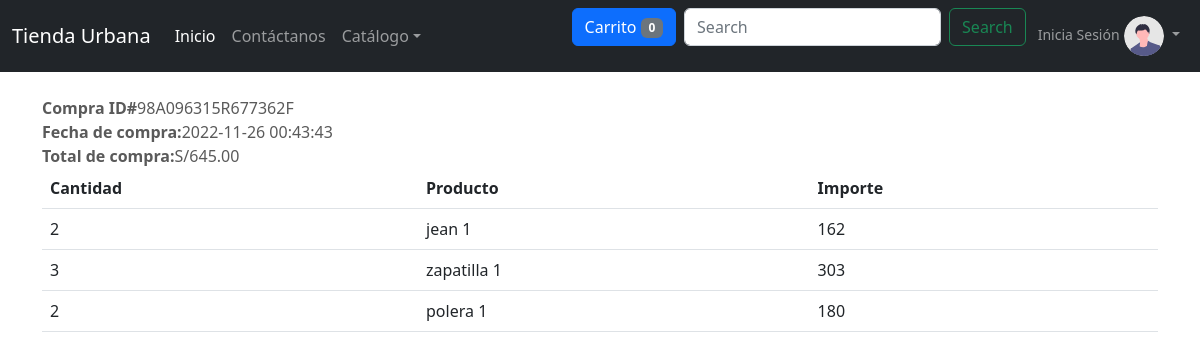
The page /vistas/pagado.php?key=98A096315R677362F on the database its author committed.
### tables this page shows
CREATE TABLE `compra` (
  `id` int(11) NOT NULL,
  `id_trade` varchar(20) NOT NULL,
  `date` datetime NOT NULL,
  `status` varchar(20) NOT NULL,
  `email` varchar(50) NOT NULL,
  `id_cliente` varchar(20) NOT NULL,
  `total` decimal(10,2) NOT NULL
);

CREATE TABLE `detalles_compra` (
  `id` int(11) NOT NULL,
  `id_compra` int(11) NOT NULL,
  `id_producto` int(11) NOT NULL,
  `nombre` varchar(120) NOT NULL,
  `precio` decimal(10,2) NOT NULL,
  `cantidad` int(11) NOT NULL
);

### config/config1.php (called while the page is built, shortened)
<?php
	$usuario='Inicia Sesión';
	$num_cart=0;
?>

### vistas/pagado.php (the view, shortened to what this page needs)
<?php
    require '../config/config1.php';
    $db = new Conexion();
    $con = $db->pdo;
    $id_trade = isset($_GET['key']) ? $_GET['key'] : 0 ;
    $err = '';
    if ($id_trade == 0 || $id_trade == '') {
    	$err = 'Error de compra';
    }else{
    	$sql = $con->prepare("SELECT count(id) FROM compra WHERE id_trade=? AND status=?");
         $sql->execute([$id_trade, 'COMPLETED']);
        if ($sql->fetchColumn()>0) {
            $sql = $con->prepare("SELECT * FROM compra WHERE id_trade=? AND status=? LIMIT 1");
            $sql->execute([$id_trade, 'COMPLETED']);
            $row = $sql->fetch(PDO::FETCH_ASSOC);
            $idCompra = $row['id'];
            $total = $row['total'];
            $fecha = $row['date'];
            $sql_detalle = $con->prepare("SELECT * FROM detalles_compra WHERE id_compra=?");
            $sql_detalle->execute([$idCompra]);
        }else{
        	$err = 'Error al relacionar compra con detalle de compra';
        }
    }
    include "../layouts/head.php";
    include "../layouts/navbar.php";
?>
	<main>
		<div class="container">
			<?php
				if (strlen($err>0)) {
			?>
			<div class="row">
				<div class="col">
					<h4><?php echo $err;?></h4>
				</div>
			</div>
			<?php
				}else{
			?>
		    <div class="row">
				<div class="col">
					<b>Compra ID#</b><?php echo $id_trade;?><br>
					<b>Fecha de compra:</b><?php echo $fecha;?><br>
					<b>Total de compra:</b><?php echo MONEDA.number_format($total, 2, '.', ',');?><br>
				</div>
			</div>
			<div class="row">
				<div class="col">
			        <table class="table">
			            <thead>
			                <tr>
			                    <th>Cantidad</th>
			                    <th>Producto</th>
			                    <th>Importe</th>
			                </tr>
			            </thead>
			            <tbody>
			            	<?php while ($row_det = $sql_detalle->fetch(PDO::FETCH_ASSOC)){
			                	$importe = $row_det['cantidad']*$row_det['precio'];
			                ?>
			                	<tr>
			                		<td><?php echo $row_det['cantidad']; ?></td>
			                		<td><?php echo $row_det['nombre']; ?></td>
			                		<td><?php echo $importe; ?></td>
			                	</tr>
			                <?php } ?>
			            </tbody>
			         </table>
			    </div>
			</div>
		    <?php
				}
			?>
		</div>
	</main>

### layouts/head.php (shortened to what this page needs)
<!DOCTYPE html>
<html lang="en">
<head>
    <link href="https://cdn.jsdelivr.net/npm/bootstrap@5.2.2/dist/css/bootstrap.min.css" rel="stylesheet">
    <link rel="stylesheet" href="css/carrusel.css">
    <link rel="stylesheet" href="css/inicio.css">
</head>

### layouts/navbar.php (shortened to what this page needs)
<header>
  <nav class="navbar navbar-expand-md navbar-dark fixed-top bg-dark">
    <div class="container-fluid">
        <a class="navbar-brand" href="#">Tienda Urbana</a>
        <div class="collapse navbar-collapse" id="navbarCollapse">
            <ul class="navbar-nav me-auto mb-2 mb-lg-0">
                <li class="nav-item">
                    <a class="nav-link active" aria-current="page" href="#">Inicio</a>
                </li>
                <li class="nav-item">
                    <a class="nav-link" href="#">Contáctanos</a>
                </li>
                <li class="nav-item dropdown">
                    <a class="nav-link dropdown-toggle" href="#" data-bs-toggle="dropdown" aria-expanded="false">Catálogo</a>
                </li>
            </ul>
            <ul class="navbar-nav ml-center">
                <li class="nav-item mx-1">
                    <a class="btn btn-primary" href="../vistas/verificarPago.php">
                        Carrito <span id="num_carrito" class="badge bg-secondary"><?php echo $num_cart;?></span>
                    </a>
                </li>
                <li class="nav-item mx-1" >
                    <form class="d-flex" role="search">
                        <input class="form-control me-2" type="search" placeholder="Search" aria-label="Search">
                        <button class="btn btn-outline-success" type="submit">Search</button>
                    </form>
                </li>
                <li class="nav-item dropdown no-arrow">
                    <a class="nav-link dropdown-toggle" href="#" id="userDropdown" data-bs-toggle="dropdown"  aria-expanded="false">
                        <span class="mr-2 d-none d-lg-inline text-gray-600 small"><?php echo $usuario;?></span>
                        <img class="img-profile rounded-circle" width="40" src="../img/logos/undraw_profile.svg">
                    </a>
                </li>
            </ul>
        </div>
    </div>
  </nav>
</header>
<br><br>

### rows shown on the page
compra: date "2022-11-26 00:43:43", total "645.00"
detalles_compra: cantidad "2", nombre "jean 1", importe "162"
detalles_compra: cantidad "3", nombre "zapatilla 1", importe "303"
detalles_compra: cantidad "2", nombre "polera 1", importe "180"

### other values the page prints
$num_cart "0"
$usuario "Inicia Sesión"
$id_trade "98A096315R677362F"
MONEDA "S/"
